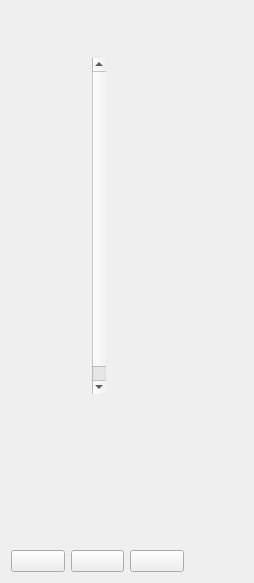
<?xml version='1.0' encoding='utf-8'?>
<ui version="4.0">
 <class>RpgInventoryScreen</class>
 <widget class="QWidget" name="RpgInventoryScreen">
  <property name="styleSheet">
   <string notr="true">#RpgInventoryScreen {
    background-color: #d0c0a0;
    font-family: "Pixelify Sans", monospace;
    font-size: 20px;
    color: #302000;
}

#RpgInventoryScreen QScrollArea, #RpgInventoryScreen QScrollArea &gt; QWidget &gt; QWidget {
    background: transparent;
    border: none;
}

#RpgInventoryScreen QLabel#rpgTitle {
    color: #c0b080;
    font-family: "Press Start 2P", monospace;
    font-size: 28px;
    font-weight: bold;
}

#RpgInventoryScreen QLabel[rpgRole="block"] {
    color: #c0a060;
    font-size: 20px;
    font-weight: bold;
}

#RpgInventoryScreen QLabel[rpgRole="field"] {
    color: #705020;
    font-size: 16px;
}

#RpgInventoryScreen QLabel[rpgRole="value"] {
    color: #302000;
    font-size: 20px;
}

#RpgInventoryScreen QLabel[rpgRole="bigValue"] {
    color: #302000;
    font-family: "Press Start 2P", monospace;
    font-size: 28px;
    font-weight: bold;
}

#RpgInventoryScreen QFrame[rpgRole="hairline"] {
    background-color: #c0a060;
    border: none;
}

#RpgInventoryScreen QLabel[rpgRole="signature"] {
    color: #705020;
    font-size: 20px;
    border-bottom: 1px dotted #907030;
}

#RpgInventoryScreen QLabel[rpgRole="prose"] {
    color: #705020;
    font-size: 20px;
}

#RpgInventoryScreen QFrame[rpgRole="cell"], #RpgInventoryScreen QFrame[rpgRole="chip"], #RpgInventoryScreen QFrame[rpgRole="action"], #RpgInventoryScreen QFrame[rpgRole="illustration"] {
    background: #f0e0d0;
    border: 2px solid #302000;
    border-radius: 0;
}

#RpgInventoryScreen QFrame[rpgRole="row"] {
    background: transparent;
    border: none;
    border-bottom: 2px solid #907030;
    border-radius: 0;
}

#RpgInventoryScreen hmi--MenuEntryButton {
    color: #705020;
    background: transparent;
    border: none;
    text-align: left;
    padding: 8px 12px;
    font-size: 20px;
    font-weight: bold;
}

#RpgInventoryScreen hmi--MenuEntryButton:hover, #RpgInventoryScreen hmi--MenuEntryButton:focus {
    color: #c0a060;
    background: transparent;
}</string>
  </property>
  <layout class="QVBoxLayout" name="pageLayout">
   <item>
    <widget class="hmi::TitleBanner" name="rpgTitle">
     <property name="text">
      <string />
     </property>
    </widget>
   </item>
   <item>
    <widget class="QWidget" name="bodyHost">
     <layout class="QHBoxLayout" name="bodyRow">
      <item>
       <widget class="QWidget" name="leftColumn">
        <layout class="QVBoxLayout" name="leftColumnLayout">
         <item>
          <widget class="hmi::ParchmentPanel" name="leftColumnBlock0Panel">
           <layout class="QVBoxLayout" name="leftColumnBlock0Inset">
            <item>
             <widget class="QScrollArea" name="leftColumnBlock0Scroll">
              <property name="widgetResizable">
               <bool>true</bool>
              </property>
              <property name="frameShape">
               <enum>QFrame::NoFrame</enum>
              </property>
              <widget class="QWidget" name="leftColumnBlock0Content">
               <layout class="QVBoxLayout" name="leftColumnBlock0Layout">
                <item>
                 <widget class="QLabel" name="leftColumnBlock0Title">
                  <property name="text">
                   <string />
                  </property>
                  <property name="rpgRole" stdset="0">
                   <string>block</string>
                  </property>
                  <property name="rpgKey" stdset="0">
                   <string>rpg.block.equipment</string>
                  </property>
                 </widget>
                </item>
                <item>
                 <layout class="QGridLayout" name="leftColumnBlock0Grid">
                  <item row="0" column="0">
                   <widget class="QLabel" name="leftColumnBlock0Field0Label">
                    <property name="text">
                     <string />
                    </property>
                    <property name="rpgRole" stdset="0">
                     <string>field</string>
                    </property>
                    <property name="rpgKey" stdset="0">
                     <string>rpg.slot.head</string>
                    </property>
                   </widget>
                  </item>
                  <item row="0" column="1">
                   <widget class="QLabel" name="leftColumnBlock0Field0Value">
                    <property name="text">
                     <string />
                    </property>
                    <property name="rpgRole" stdset="0">
                     <string>value</string>
                    </property>
                    <property name="rpgValue" stdset="0">
                     <string>inventory.slot.head</string>
                    </property>
                   </widget>
                  </item>
                  <item row="1" column="0">
                   <widget class="QLabel" name="leftColumnBlock0Field1Label">
                    <property name="text">
                     <string />
                    </property>
                    <property name="rpgRole" stdset="0">
                     <string>field</string>
                    </property>
                    <property name="rpgKey" stdset="0">
                     <string>rpg.slot.neck</string>
                    </property>
                   </widget>
                  </item>
                  <item row="1" column="1">
                   <widget class="QLabel" name="leftColumnBlock0Field1Value">
                    <property name="text">
                     <string />
                    </property>
                    <property name="rpgRole" stdset="0">
                     <string>value</string>
                    </property>
                    <property name="rpgValue" stdset="0">
                     <string>inventory.slot.neck</string>
                    </property>
                   </widget>
                  </item>
                  <item row="2" column="0">
                   <widget class="QLabel" name="leftColumnBlock0Field2Label">
                    <property name="text">
                     <string />
                    </property>
                    <property name="rpgRole" stdset="0">
                     <string>field</string>
                    </property>
                    <property name="rpgKey" stdset="0">
                     <string>rpg.slot.cloak</string>
                    </property>
                   </widget>
                  </item>
                  <item row="2" column="1">
                   <widget class="QLabel" name="leftColumnBlock0Field2Value">
                    <property name="text">
                     <string />
                    </property>
                    <property name="rpgRole" stdset="0">
                     <string>value</string>
                    </property>
                    <property name="rpgValue" stdset="0">
                     <string>inventory.slot.cloak</string>
                    </property>
                   </widget>
                  </item>
                  <item row="3" column="0">
                   <widget class="QLabel" name="leftColumnBlock0Field3Label">
                    <property name="text">
                     <string />
                    </property>
                    <property name="rpgRole" stdset="0">
                     <string>field</string>
                    </property>
                    <property name="rpgKey" stdset="0">
                     <string>rpg.slot.torso</string>
                    </property>
                   </widget>
                  </item>
                  <item row="3" column="1">
                   <widget class="QLabel" name="leftColumnBlock0Field3Value">
                    <property name="text">
                     <string />
                    </property>
                    <property name="rpgRole" stdset="0">
                     <string>value</string>
                    </property>
                    <property name="rpgValue" stdset="0">
                     <string>inventory.slot.torso</string>
                    </property>
                   </widget>
                  </item>
                  <item row="4" column="0">
                   <widget class="QLabel" name="leftColumnBlock0Field4Label">
                    <property name="text">
                     <string />
                    </property>
                    <property name="rpgRole" stdset="0">
                     <string>field</string>
                    </property>
                    <property name="rpgKey" stdset="0">
                     <string>rpg.slot.belt</string>
                    </property>
                   </widget>
                  </item>
                  <item row="4" column="1">
                   <widget class="QLabel" name="leftColumnBlock0Field4Value">
                    <property name="text">
                     <string />
                    </property>
                    <property name="rpgRole" stdset="0">
                     <string>value</string>
                    </property>
                    <property name="rpgValue" stdset="0">
                     <string>inventory.slot.belt</string>
                    </property>
                   </widget>
                  </item>
                  <item row="5" column="0">
                   <widget class="QLabel" name="leftColumnBlock0Field5Label">
                    <property name="text">
                     <string />
                    </property>
                    <property name="rpgRole" stdset="0">
                     <string>field</string>
                    </property>
                    <property name="rpgKey" stdset="0">
                     <string>rpg.slot.hands</string>
                    </property>
                   </widget>
                  </item>
                  <item row="5" column="1">
                   <widget class="QLabel" name="leftColumnBlock0Field5Value">
                    <property name="text">
                     <string />
                    </property>
                    <property name="rpgRole" stdset="0">
                     <string>value</string>
                    </property>
                    <property name="rpgValue" stdset="0">
                     <string>inventory.slot.hands</string>
                    </property>
                   </widget>
                  </item>
                  <item row="6" column="0">
                   <widget class="QLabel" name="leftColumnBlock0Field6Label">
                    <property name="text">
                     <string />
                    </property>
                    <property name="rpgRole" stdset="0">
                     <string>field</string>
                    </property>
                    <property name="rpgKey" stdset="0">
                     <string>rpg.slot.ring_left</string>
                    </property>
                   </widget>
                  </item>
                  <item row="6" column="1">
                   <widget class="QLabel" name="leftColumnBlock0Field6Value">
                    <property name="text">
                     <string />
                    </property>
                    <property name="rpgRole" stdset="0">
                     <string>value</string>
                    </property>
                    <property name="rpgValue" stdset="0">
                     <string>inventory.slot.ring-left</string>
                    </property>
                   </widget>
                  </item>
                  <item row="7" column="0">
                   <widget class="QLabel" name="leftColumnBlock0Field7Label">
                    <property name="text">
                     <string />
                    </property>
                    <property name="rpgRole" stdset="0">
                     <string>field</string>
                    </property>
                    <property name="rpgKey" stdset="0">
                     <string>rpg.slot.ring_right</string>
                    </property>
                   </widget>
                  </item>
                  <item row="7" column="1">
                   <widget class="QLabel" name="leftColumnBlock0Field7Value">
                    <property name="text">
                     <string />
                    </property>
                    <property name="rpgRole" stdset="0">
                     <string>value</string>
                    </property>
                    <property name="rpgValue" stdset="0">
                     <string>inventory.slot.ring-right</string>
                    </property>
                   </widget>
                  </item>
                  <item row="8" column="0">
                   <widget class="QLabel" name="leftColumnBlock0Field8Label">
                    <property name="text">
                     <string />
                    </property>
                    <property name="rpgRole" stdset="0">
                     <string>field</string>
                    </property>
                    <property name="rpgKey" stdset="0">
                     <string>rpg.slot.main_hand</string>
                    </property>
                   </widget>
                  </item>
                  <item row="8" column="1">
                   <widget class="QLabel" name="leftColumnBlock0Field8Value">
                    <property name="text">
                     <string />
                    </property>
                    <property name="rpgRole" stdset="0">
                     <string>value</string>
                    </property>
                    <property name="rpgValue" stdset="0">
                     <string>inventory.slot.main-hand</string>
                    </property>
                   </widget>
                  </item>
                  <item row="9" column="0">
                   <widget class="QLabel" name="leftColumnBlock0Field9Label">
                    <property name="text">
                     <string />
                    </property>
                    <property name="rpgRole" stdset="0">
                     <string>field</string>
                    </property>
                    <property name="rpgKey" stdset="0">
                     <string>rpg.slot.off_hand</string>
                    </property>
                   </widget>
                  </item>
                  <item row="9" column="1">
                   <widget class="QLabel" name="leftColumnBlock0Field9Value">
                    <property name="text">
                     <string />
                    </property>
                    <property name="rpgRole" stdset="0">
                     <string>value</string>
                    </property>
                    <property name="rpgValue" stdset="0">
                     <string>inventory.slot.off-hand</string>
                    </property>
                   </widget>
                  </item>
                  <item row="10" column="0">
                   <widget class="QLabel" name="leftColumnBlock0Field10Label">
                    <property name="text">
                     <string />
                    </property>
                    <property name="rpgRole" stdset="0">
                     <string>field</string>
                    </property>
                    <property name="rpgKey" stdset="0">
                     <string>rpg.slot.ranged</string>
                    </property>
                   </widget>
                  </item>
                  <item row="10" column="1">
                   <widget class="QLabel" name="leftColumnBlock0Field10Value">
                    <property name="text">
                     <string />
                    </property>
                    <property name="rpgRole" stdset="0">
                     <string>value</string>
                    </property>
                    <property name="rpgValue" stdset="0">
                     <string>inventory.slot.ranged</string>
                    </property>
                   </widget>
                  </item>
                  <item row="11" column="0">
                   <widget class="QLabel" name="leftColumnBlock0Field11Label">
                    <property name="text">
                     <string />
                    </property>
                    <property name="rpgRole" stdset="0">
                     <string>field</string>
                    </property>
                    <property name="rpgKey" stdset="0">
                     <string>rpg.slot.ammunition</string>
                    </property>
                   </widget>
                  </item>
                  <item row="11" column="1">
                   <widget class="QLabel" name="leftColumnBlock0Field11Value">
                    <property name="text">
                     <string />
                    </property>
                    <property name="rpgRole" stdset="0">
                     <string>value</string>
                    </property>
                    <property name="rpgValue" stdset="0">
                     <string>inventory.slot.ammunition</string>
                    </property>
                   </widget>
                  </item>
                  <item row="12" column="0">
                   <widget class="QLabel" name="leftColumnBlock0Field12Label">
                    <property name="text">
                     <string />
                    </property>
                    <property name="rpgRole" stdset="0">
                     <string>field</string>
                    </property>
                    <property name="rpgKey" stdset="0">
                     <string>rpg.slot.feet</string>
                    </property>
                   </widget>
                  </item>
                  <item row="12" column="1">
                   <widget class="QLabel" name="leftColumnBlock0Field12Value">
                    <property name="text">
                     <string />
                    </property>
                    <property name="rpgRole" stdset="0">
                     <string>value</string>
                    </property>
                    <property name="rpgValue" stdset="0">
                     <string>inventory.slot.feet</string>
                    </property>
                   </widget>
                  </item>
                  <item row="13" column="0">
                   <widget class="QLabel" name="leftColumnBlock0Field13Label">
                    <property name="text">
                     <string />
                    </property>
                    <property name="rpgRole" stdset="0">
                     <string>field</string>
                    </property>
                    <property name="rpgKey" stdset="0">
                     <string>rpg.slot.bracers</string>
                    </property>
                   </widget>
                  </item>
                  <item row="13" column="1">
                   <widget class="QLabel" name="leftColumnBlock0Field13Value">
                    <property name="text">
                     <string />
                    </property>
                    <property name="rpgRole" stdset="0">
                     <string>value</string>
                    </property>
                    <property name="rpgValue" stdset="0">
                     <string>inventory.slot.bracers</string>
                    </property>
                   </widget>
                  </item>
                  <item row="14" column="0">
                   <widget class="QLabel" name="leftColumnBlock0Field14Label">
                    <property name="text">
                     <string />
                    </property>
                    <property name="rpgRole" stdset="0">
                     <string>field</string>
                    </property>
                    <property name="rpgKey" stdset="0">
                     <string>rpg.slot.pouch</string>
                    </property>
                   </widget>
                  </item>
                  <item row="14" column="1">
                   <widget class="QLabel" name="leftColumnBlock0Field14Value">
                    <property name="text">
                     <string />
                    </property>
                    <property name="rpgRole" stdset="0">
                     <string>value</string>
                    </property>
                    <property name="rpgValue" stdset="0">
                     <string>inventory.slot.pouch</string>
                    </property>
                   </widget>
                  </item>
                  <item row="15" column="0">
                   <widget class="QLabel" name="leftColumnBlock0Field15Label">
                    <property name="text">
                     <string />
                    </property>
                    <property name="rpgRole" stdset="0">
                     <string>field</string>
                    </property>
                    <property name="rpgKey" stdset="0">
                     <string>rpg.slot.trinket</string>
                    </property>
                   </widget>
                  </item>
                  <item row="15" column="1">
                   <widget class="QLabel" name="leftColumnBlock0Field15Value">
                    <property name="text">
                     <string />
                    </property>
                    <property name="rpgRole" stdset="0">
                     <string>value</string>
                    </property>
                    <property name="rpgValue" stdset="0">
                     <string>inventory.slot.trinket</string>
                    </property>
                   </widget>
                  </item>
                 </layout>
                </item>
               </layout>
              </widget>
             </widget>
            </item>
           </layout>
          </widget>
         </item>
         <item>
          <widget class="hmi::ParchmentPanel" name="leftColumnBlock1Panel">
           <layout class="QVBoxLayout" name="leftColumnBlock1Inset">
            <item>
             <widget class="QScrollArea" name="leftColumnBlock1Scroll">
              <property name="widgetResizable">
               <bool>true</bool>
              </property>
              <property name="frameShape">
               <enum>QFrame::NoFrame</enum>
              </property>
              <widget class="QWidget" name="leftColumnBlock1Content">
               <layout class="QVBoxLayout" name="leftColumnBlock1Layout">
                <item>
                 <widget class="QLabel" name="leftColumnBlock1Title">
                  <property name="text">
                   <string />
                  </property>
                  <property name="rpgRole" stdset="0">
                   <string>block</string>
                  </property>
                  <property name="rpgKey" stdset="0">
                   <string>rpg.block.load</string>
                  </property>
                 </widget>
                </item>
                <item>
                 <layout class="QGridLayout" name="leftColumnBlock1Grid">
                  <item row="0" column="0">
                   <widget class="QLabel" name="leftColumnBlock1Field0Label">
                    <property name="text">
                     <string />
                    </property>
                    <property name="rpgRole" stdset="0">
                     <string>field</string>
                    </property>
                    <property name="rpgKey" stdset="0">
                     <string>rpg.field.carried</string>
                    </property>
                   </widget>
                  </item>
                  <item row="0" column="1">
                   <widget class="QLabel" name="leftColumnBlock1Field0Value">
                    <property name="text">
                     <string />
                    </property>
                    <property name="rpgRole" stdset="0">
                     <string>value</string>
                    </property>
                    <property name="rpgValue" stdset="0">
                     <string>inventory.carried</string>
                    </property>
                   </widget>
                  </item>
                  <item row="1" column="0">
                   <widget class="QLabel" name="leftColumnBlock1Field1Label">
                    <property name="text">
                     <string />
                    </property>
                    <property name="rpgRole" stdset="0">
                     <string>field</string>
                    </property>
                    <property name="rpgKey" stdset="0">
                     <string>rpg.field.capacity</string>
                    </property>
                   </widget>
                  </item>
                  <item row="1" column="1">
                   <widget class="QLabel" name="leftColumnBlock1Field1Value">
                    <property name="text">
                     <string />
                    </property>
                    <property name="rpgRole" stdset="0">
                     <string>value</string>
                    </property>
                    <property name="rpgValue" stdset="0">
                     <string>inventory.capacity</string>
                    </property>
                   </widget>
                  </item>
                  <item row="2" column="0">
                   <widget class="QLabel" name="leftColumnBlock1Field2Label">
                    <property name="text">
                     <string />
                    </property>
                    <property name="rpgRole" stdset="0">
                     <string>field</string>
                    </property>
                    <property name="rpgKey" stdset="0">
                     <string>rpg.field.gold</string>
                    </property>
                   </widget>
                  </item>
                  <item row="2" column="1">
                   <widget class="QLabel" name="leftColumnBlock1Field2Value">
                    <property name="text">
                     <string />
                    </property>
                    <property name="rpgRole" stdset="0">
                     <string>value</string>
                    </property>
                    <property name="rpgValue" stdset="0">
                     <string>inventory.purse</string>
                    </property>
                   </widget>
                  </item>
                 </layout>
                </item>
               </layout>
              </widget>
             </widget>
            </item>
           </layout>
          </widget>
         </item>
         <item>
          <spacer name="leftColumnStretch">
           <property name="orientation">
            <enum>Qt::Vertical</enum>
           </property>
          </spacer>
         </item>
        </layout>
       </widget>
      </item>
      <item>
       <widget class="QWidget" name="rightColumn">
        <layout class="QVBoxLayout" name="rightColumnLayout">
         <item>
          <widget class="hmi::ParchmentPanel" name="rightColumnBlock0Panel">
           <layout class="QVBoxLayout" name="rightColumnBlock0Inset">
            <item>
             <widget class="QScrollArea" name="rightColumnBlock0Scroll">
              <property name="widgetResizable">
               <bool>true</bool>
              </property>
              <property name="frameShape">
               <enum>QFrame::NoFrame</enum>
              </property>
              <widget class="QWidget" name="rightColumnBlock0Content">
               <layout class="QVBoxLayout" name="rightColumnBlock0Layout">
                <item>
                 <widget class="QLabel" name="rightColumnBlock0Title">
                  <property name="text">
                   <string />
                  </property>
                  <property name="rpgRole" stdset="0">
                   <string>block</string>
                  </property>
                  <property name="rpgKey" stdset="0">
                   <string>rpg.block.bag</string>
                  </property>
                 </widget>
                </item>
                <item>
                 <widget class="QLabel" name="rightColumnBlock0Prose">
                  <property name="text">
                   <string />
                  </property>
                  <property name="wordWrap">
                   <bool>true</bool>
                  </property>
                  <property name="alignment">
                   <set>Qt::AlignLeft|Qt::AlignTop</set>
                  </property>
                  <property name="rpgRole" stdset="0">
                   <string>prose</string>
                  </property>
                  <property name="rpgValue" stdset="0">
                   <string>inventory.backpack</string>
                  </property>
                 </widget>
                </item>
               </layout>
              </widget>
             </widget>
            </item>
           </layout>
          </widget>
         </item>
         <item>
          <spacer name="rightColumnStretch">
           <property name="orientation">
            <enum>Qt::Vertical</enum>
           </property>
          </spacer>
         </item>
        </layout>
       </widget>
      </item>
     </layout>
    </widget>
   </item>
   <item>
    <layout class="QHBoxLayout" name="footerRow">
     <item>
      <widget class="hmi::MenuEntryButton" name="closeButton">
       <property name="text">
        <string />
       </property>
      </widget>
     </item>
     <item>
      <widget class="hmi::MenuEntryButton" name="previousButton">
       <property name="text">
        <string />
       </property>
      </widget>
     </item>
     <item>
      <widget class="hmi::MenuEntryButton" name="nextButton">
       <property name="text">
        <string />
       </property>
      </widget>
     </item>
     <item>
      <widget class="QLabel" name="hintsLabel">
       <property name="text">
        <string />
       </property>
      </widget>
     </item>
    </layout>
   </item>
  </layout>
 </widget>
 <customwidgets>
  <customwidget>
   <class>hmi::TitleBanner</class>
   <extends>QLabel</extends>
   <header>HMI/Interface/TitleBanner.h</header>
  </customwidget>
  <customwidget>
   <class>hmi::ParchmentPanel</class>
   <extends>QWidget</extends>
   <header>HMI/Interface/ParchmentPanel.h</header>
   <container>1</container>
  </customwidget>
  <customwidget>
   <class>hmi::MenuEntryButton</class>
   <extends>QPushButton</extends>
   <header>HMI/Interface/MenuEntryButton.h</header>
  </customwidget>
 </customwidgets>
 <resources />
 <connections />
</ui>
